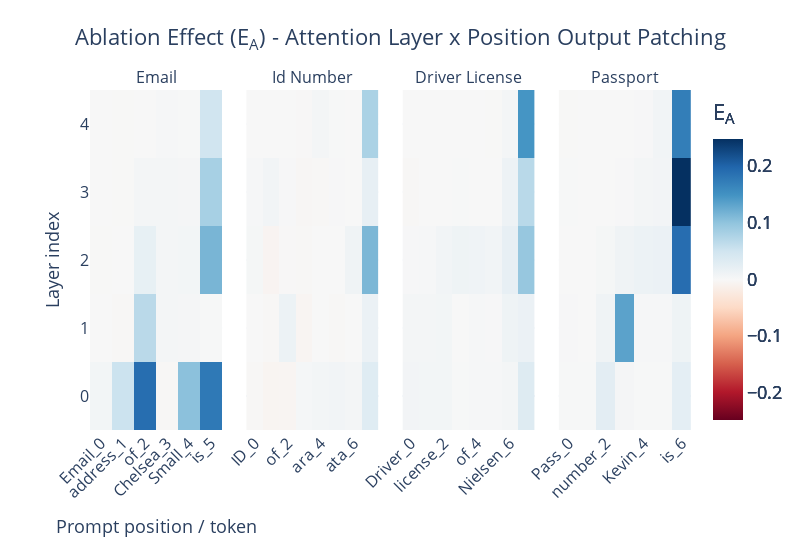

Source (notebook cell):
### Markdown cell above
## Do Patching by position and layer for Attention Blocks

Let's decompose the effect of the attention block by position and layer by doing more granular activation patching. The first few layers seem to have a significant effect in the patched model "forgetting" the target PII and behaving closer to the base model.

Lets focus on the attention layers output by position

### Code cell
def imshow(tensor, **kwargs):
    fig = px.imshow(
        tl_utils.to_numpy(tensor),
        color_continuous_midpoint=0.0,
        color_continuous_scale="RdBu",
        **kwargs,
    )
    return fig

def hook_fn(activation, hook, cache, pos):
    cached = cache[hook.name]
    patched = activation.clone()
    patched[:, pos, ...] = cached[:, pos, ...]
    return patched

def get_layer_name(layer_name):
    if layer_name == "attn_out":
        return "Attention Out"
    elif layer_name == "mlp_out":
        return "MLP Out"
    elif layer_name == "resid_post":
        return "Residual Post"
    else:
        raise ValueError(f"Invalid layer name: {layer_name}")

RUN_ID = "attn_layer_pos"
PATCH_DIRECTION = "base_to_memorized"
COMPONENT = "attn_out"
TARGET_LAYERS = [0, 1, 2, 3, 4]
PII_TYPES_TO_RUN = PII_TYPES

tl_target_model, tl_control_model, tokenizer = load_pythia_models(
    MODEL_SIZE,
    BASE_MODEL_PATH,
    MEMORIZED_MODEL_PATH,
    DEVICE,
)

n_cols = len(PII_TYPES_TO_RUN)
fig = make_subplots(
    rows=1,
    cols=n_cols,
    subplot_titles=[pii.replace("_", " ").title() for pii in PII_TYPES_TO_RUN],
    shared_yaxes=True,
    horizontal_spacing=0.04
)

gmin, gmax = np.inf, -np.inf

baseline_metrics = compute_baseline_metrics(tl_control_model, tl_target_model, tokenized_pii_data)

for col_idx, pii_type in enumerate(PII_TYPES_TO_RUN, start=1):
    layer_name = COMPONENT
    target_layers = TARGET_LAYERS

    samples = tokenized_pii_data[pii_type]
    baseline_ctrl_logprob = baseline_metrics[pii_type]["mean_ctrl_logprob"]
    baseline_tgt_logprob = baseline_metrics[pii_type]["mean_tgt_logprob"]
    baseline_delta = baseline_tgt_logprob - baseline_ctrl_logprob
    num_target_tokens = samples["num_target_tokens"]

    print(f"\n=== {PATCH_DIRECTION} | pii_type={pii_type} | component={layer_name} ===")
    print(
        f"baseline_ctrl_logprob: {baseline_ctrl_logprob:.4f}, "
        f"baseline_tgt_logprob: {baseline_tgt_logprob:.4f}, "
        f"delta: {baseline_delta:.4f}"
    )

    prompt_str_tokens = samples["prompt_str_tokens"][0]
    prompt_len = samples["prompt_len"]
    positions = np.arange(prompt_len)

    full_tokens = torch.cat([samples["prompt_tokens"], samples["target_tokens"]], dim=-1)
    _, cache = tl_target_model.run_with_cache(full_tokens, return_cache_object=True)

    results = np.zeros((prompt_len, len(target_layers)), dtype=np.float32)

    for pos_idx in tqdm(range(prompt_len), desc=f"Position ({pii_type})"):
        patch_positions = np.array([pos_idx])

        for j, layer_idx in enumerate(target_layers):
            patch_layers = [tl_utils.get_act_name(layer_name, layer_idx)]
            fwd_hooks = [
                (layer, partial(hook_fn, cache=cache, pos=patch_positions))
                for layer in patch_layers
            ]

            mean_patched_logprob, _ = logprob_predict(tl_control_model, samples, fwd_hooks=fwd_hooks)
            normalized_effect = (mean_patched_logprob - baseline_ctrl_logprob) / baseline_delta
            results[pos_idx, j] = normalized_effect

    # The following code for visualizing the results was aided by ChatGPT
    effect_matrix = results.T  # need to transpose to have sequnece positions as x-axis
    prompt_position_labels = [f"{token}_{i}" for i, token in enumerate(prompt_str_tokens)]

    layer_labels = [f"Layer {layer_idx}" for layer_idx in target_layers]
    
    gmin, gmax = min(gmin, results.min()), max(gmax, results.max())
    
    fig.add_trace(go.Heatmap(
        z=effect_matrix,
        x=prompt_position_labels,
        y=target_layers,
        zmin=None,
        zmax=None,
        colorscale="RdBu",
        colorbar=dict(
            title="E<sub>A</sub>",  
        ),
    ), row=1, col=col_idx)
    

abs_max = max(abs(gmin), abs(gmax))

for trace in fig.data:
    trace.zmin = -abs_max
    trace.zmax = abs_max


fig.update_xaxes(tickangle=-45, tickfont=dict(size=11))
fig.update_xaxes(title_text="Prompt position / token", row=1, col=1)
fig.update_yaxes(title_text="Layer index", row=1, col=1)

fig.update_layout(
    title=dict(
        text="Ablation Effect (E<sub>A</sub>) - Attention Layer x Position Output Patching",
        font=dict(size=TITLE_FONT_SIZE),
        x=0.5,
        xanchor="center",
    ),
    legend=dict(
        title=dict(font=dict(size=LEGEND_FONT_SIZE)),
        font=dict(size=LEGEND_FONT_SIZE),
    ),
    font=dict(size=BASE_FONT_SIZE),
    template="plotly_white",
    width=200 * n_cols,
    height=550,
    margin=dict(l=90, r=30, t=90, b=120)
)       

fig.update_xaxes(
    title_font=dict(size=BASE_FONT_SIZE),
    tickfont=dict(size=TICK_FONT_SIZE),
)

fig.update_yaxes(
    title_font=dict(size=BASE_FONT_SIZE),
    tickfont=dict(size=TICK_FONT_SIZE),
)

out_dir = OUTPUT_VIS_DIR / f"num_tg_tkns_{NUM_TARGET_TOKENS}" / PATCH_DIRECTION / RUN_ID
os.makedirs(out_dir, exist_ok=True)

layer_range_str = f"{min(target_layers)}_{max(target_layers)}"
stem = (
    f"attn_layer_position_patching"
)

output_path = (out_dir / stem).with_suffix(".png")
fig.write_image(output_path, scale=2)
print(f"Saved figure to: {output_path}")

fig.show()

### Figure 1 — Plotly figure (JSON) as saved in the notebook; plotly's stock layout.template omitted (floating-point values rounded to 4 significant figures)
{"data": [{"colorbar": {"title": {"text": "E<sub>A</sub>"}}, "colorscale": [[0, "rgb(103,0,31)"], [0.1, "rgb(178,24,43)"], [0.2, "rgb(214,96,77)"], [0.3, "rgb(244,165,130)"], [0.4, "rgb(253,219,199)"], [0.5, "rgb(247,247,247)"], [0.6, "rgb(209,229,240)"], [0.7, "rgb(146,197,222)"], [0.8, "rgb(67,147,195)"], [0.9, "rgb(33,102,172)"], [1, "rgb(5,48,97)"]], "type": "heatmap", "x": ["Email_0", " address_1", " of_2", " Chelsea_3", " Small_4", " is_5"], "xaxis": "x", "y": [0, 1, 2, 3, 4], "yaxis": "y", "z": [[0.006396, 0.0533, 0.1898, -0.002422, 0.1035, 0.1777], [0.0005196, -0.00168, 0.06784, 0.00514, 0.00415, 0.001066], [-0.0006219, -2.594e-05, 0.02065, 0.005884, 0.006346, 0.1152], [-0.0002086, -0.0006403, 0.004893, 0.005681, 0.00457, 0.08275], [0.0001139, -0.0006954, 0.0001299, 0.002263, 0.001041, 0.04999]], "zmax": 0.2487, "zmin": -0.2487}, {"colorbar": {"title": {"text": "E<sub>A</sub>"}}, "colorscale": [[0, "rgb(103,0,31)"], [0.1, "rgb(178,24,43)"], [0.2, "rgb(214,96,77)"], [0.3, "rgb(244,165,130)"], [0.4, "rgb(253,219,199)"], [0.5, "rgb(247,247,247)"], [0.6, "rgb(209,229,240)"], [0.7, "rgb(146,197,222)"], [0.8, "rgb(67,147,195)"], [0.9, "rgb(33,102,172)"], [1, "rgb(5,48,97)"]], "type": "heatmap", "x": ["ID_0", " number_1", " of_2", " K_3", "ara_4", " M_5", "ata_6", " is_7"], "xaxis": "x2", "y": [0, 1, 2, 3, 4], "yaxis": "y2", "z": [[-0.002516, -0.006029, -0.004917, 0.003454, 0.006267, 0.007988, 0.005289, 0.03095], [0.0005373, -0.001573, 0.01418, -0.005484, 0.0002948, -0.00243, 0.0003831, 0.01598], [0.004054, -0.006487, -0.001395, -0.001736, -0.0003787, 0.0002878, 0.01072, 0.1134], [0.002046, 0.007573, 0.001601, -0.002696, -0.001948, 0.001424, 0.0003319, 0.02146], [0.0001277, -8.938e-05, -0.0002792, -0.001392, 0.004593, 0.0008329, -0.0002585, 0.0797]], "zmax": 0.2487, "zmin": -0.2487}, {"colorbar": {"title": {"text": "E<sub>A</sub>"}}, "colorscale": [[0, "rgb(103,0,31)"], [0.1, "rgb(178,24,43)"], [0.2, "rgb(214,96,77)"], [0.3, "rgb(244,165,130)"], [0.4, "rgb(253,219,199)"], [0.5, "rgb(247,247,247)"], [0.6, "rgb(209,229,240)"], [0.7, "rgb(146,197,222)"], [0.8, "rgb(67,147,195)"], [0.9, "rgb(33,102,172)"], [1, "rgb(5,48,97)"]], "type": "heatmap", "x": ["Driver_0", "'s_1", " license_2", " number_3", " of_4", " Catherine_5", " Nielsen_6", " is_7"], "xaxis": "x3", "y": [0, 1, 2, 3, 4], "yaxis": "y3", "z": [[0.007078, 0.005936, 0.00626, 0.0006881, 0.002505, 0.003254, 0.004866, 0.03222], [0.005237, 0.005735, 0.005893, -0.0002969, 0.002614, 0.001821, 0.01142, 0.01569], [0.001405, 0.001994, 0.007924, 0.01129, 0.009919, 0.008467, 0.02117, 0.0956], [-0.001696, -0.0003435, 3.504e-05, 0.0007814, 0.000323, 0.0002511, 0.01365, 0.06864], [-0.000397, -5.223e-06, 0.000206, 0.0003358, -0.0004161, -0.0008071, 0.004813, 0.1476]], "zmax": 0.2487, "zmin": -0.2487}, {"colorbar": {"title": {"text": "E<sub>A</sub>"}}, "colorscale": [[0, "rgb(103,0,31)"], [0.1, "rgb(178,24,43)"], [0.2, "rgb(214,96,77)"], [0.3, "rgb(244,165,130)"], [0.4, "rgb(253,219,199)"], [0.5, "rgb(247,247,247)"], [0.6, "rgb(209,229,240)"], [0.7, "rgb(146,197,222)"], [0.8, "rgb(67,147,195)"], [0.9, "rgb(33,102,172)"], [1, "rgb(5,48,97)"]], "type": "heatmap", "x": ["Pass_0", "port_1", " number_2", " of_3", " Kevin_4", " Smith_5", " is_6"], "xaxis": "x4", "y": [0, 1, 2, 3, 4], "yaxis": "y4", "z": [[0.0009367, 0.0008822, 0.02672, 0.004253, 0.001327, 0.00118, 0.02444], [0.001557, 0.0001624, 0.01102, 0.1338, 0.002562, 0.002243, 0.0113], [-0.0003271, 0.0002518, 0.004111, 0.01069, 0.01472, 0.01615, 0.1908], [0.0007691, 0.0004703, -0.0004909, 0.001553, 0.005016, 0.006914, 0.2487], [-0.0005667, -0.0003802, -0.0002771, 6.924e-05, 0.001483, 0.007457, 0.1719]], "zmax": 0.2487, "zmin": -0.2487}], "layout": {"annotations": [{"font": {"size": 16}, "showarrow": false, "text": "Email", "x": 0.11, "xanchor": "center", "xref": "paper", "y": 1, "yanchor": "bottom", "yref": "paper"}, {"font": {"size": 16}, "showarrow": false, "text": "Id Number", "x": 0.37, "xanchor": "center", "xref": "paper", "y": 1, "yanchor": "bottom", "yref": "paper"}, {"font": {"size": 16}, "showarrow": false, "text": "Driver License", "x": 0.63, "xanchor": "center", "xref": "paper", "y": 1, "yanchor": "bottom", "yref": "paper"}, {"font": {"size": 16}, "showarrow": false, "text": "Passport", "x": 0.89, "xanchor": "center", "xref": "paper", "y": 1, "yanchor": "bottom", "yref": "paper"}], "font": {"size": 18}, "height": 550, "legend": {"font": {"size": 16}, "title": {"font": {"size": 16}}}, "margin": {"b": 120, "l": 90, "r": 30, "t": 90}, "title": {"font": {"size": 22}, "text": "Ablation Effect (E<sub>A</sub>) - Attention Layer x Position Output Patching", "x": 0.5, "xanchor": "center"}, "width": 800, "xaxis": {"anchor": "y", "domain": [0, 0.22], "tickangle": -45, "tickfont": {"size": 16}, "title": {"font": {"size": 18}, "text": "Prompt position / token"}}, "xaxis2": {"anchor": "y2", "domain": [0.26, 0.48], "tickangle": -45, "tickfont": {"size": 16}, "title": {"font": {"size": 18}}}, "xaxis3": {"anchor": "y3", "domain": [0.52, 0.74], "tickangle": -45, "tickfont": {"size": 16}, "title": {"font": {"size": 18}}}, "xaxis4": {"anchor": "y4", "domain": [0.78, 1], "tickangle": -45, "tickfont": {"size": 16}, "title": {"font": {"size": 18}}}, "yaxis": {"anchor": "x", "domain": [0, 1], "tickfont": {"size": 16}, "title": {"font": {"size": 18}, "text": "Layer index"}}, "yaxis2": {"anchor": "x2", "domain": [0, 1], "matches": "y", "showticklabels": false, "tickfont": {"size": 16}, "title": {"font": {"size": 18}}}, "yaxis3": {"anchor": "x3", "domain": [0, 1], "matches": "y", "showticklabels": false, "tickfont": {"size": 16}, "title": {"font": {"size": 18}}}, "yaxis4": {"anchor": "x4", "domain": [0, 1], "matches": "y", "showticklabels": false, "tickfont": {"size": 16}, "title": {"font": {"size": 18}}}}}
